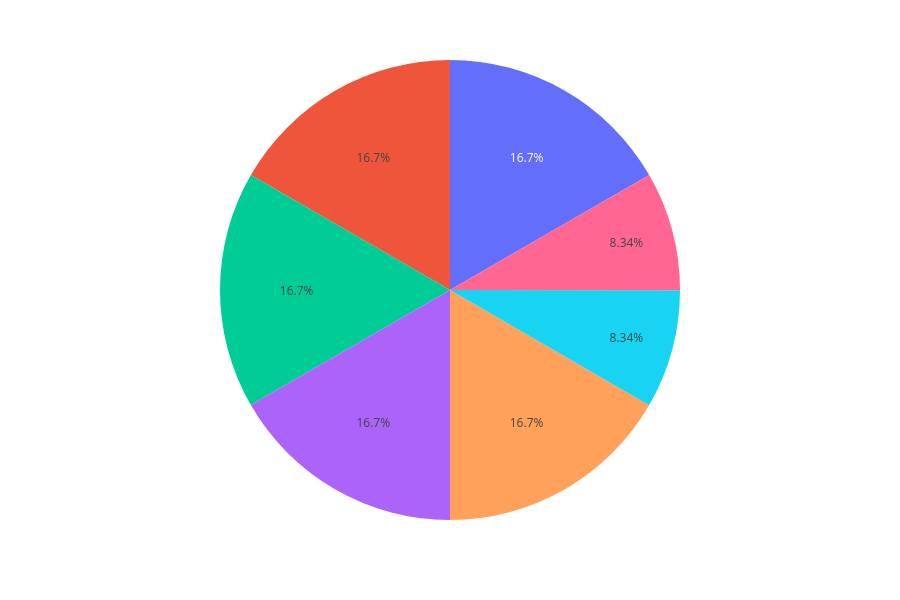

Here is the notebook cell this chart was saved with:
### Markdown cell above
### Количество заказов по способу доставки

### Code cell
df = duckdb.query(
    """
    SELECT
        ship_name,
        COUNT(*) AS cnt_orders
    FROM
        orders
        JOIN ship_types USING (ship_id)
    GROUP BY 1
    ORDER BY 1 DESC
    """
).df()

fig = px.pie(data_frame=df, values='cnt_orders', names='ship_name', height=600)
fig.update_layout(showlegend=False)
fig.show()

### Figure 1 — Plotly figure (JSON) as saved in the notebook; plotly's stock layout.template omitted (floating-point values rounded to 4 significant figures)
{"data": [{"domain": {"x": [0, 1], "y": [0, 1]}, "hovertemplate": "ship_name=%{label}<br>cnt_orders=%{value}<extra></extra>", "labels": ["Самовывоз", "Курьер пеший", "Курьер авто", "Курьер СИМ", "Доставка межгород вода", "Доставка межгород авто", "Доставка межгород авиа"], "legendgroup": "", "name": "", "showlegend": true, "type": "pie", "values": [1251060, 2497869, 2500233, 2499722, 1251062, 2500240, 2499814]}], "layout": {"height": 600, "legend": {"tracegroupgap": 0}, "margin": {"t": 60}, "showlegend": false}}
